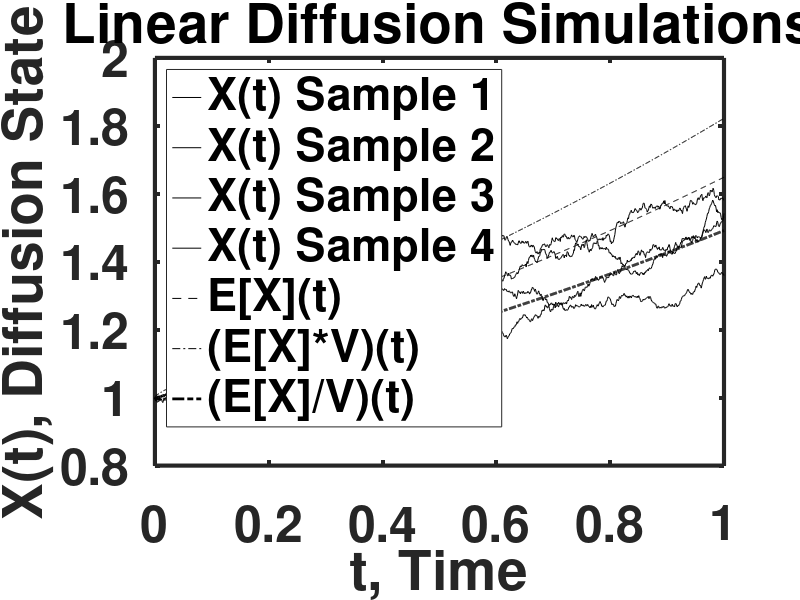

MATLAB code to generate this figure:
function linjumpdiff03fig1diff
% Book Illustration for Linear (Geometric)Jump Diffusion SDE RNG 
%   Simulation with constant coefficients for t in [0,1] 
%   with sample variation:
%        DX(t) = X(t)*(mu*Dt + sig*DW(t) + nu*DP(t),   
%            X(0) = x0.
%   Or log-state:
%        DY(t) = (mu-sig^2/2)*Dt + sig*DW(t) + log(1+nu)*DP(t),  
%       Y(0) = log(x0).
%   Generation is by summing Wiener increments DW of even spacing Dt
%     with Poisson jump increment added at correct time increment.
%   Sufficiently SMALL increments assumed, so zero-one jump law is
%       appropriate.
%   Allows Separate Driver Input and Special Jump 
%       or Diffusion Handling.
clc % clear variables, but must come before globals, 
    %    else clears globals too.
clf % clear figures
fprintf('\nfunction linjumpdiff03fig1 OutPut:');
%%% Initialize input to jdsimulator
N = 1000; T = 1.0; % Set initial time grid: Fixed Delta{t}.
mu = 0.5; sig = 0.10; nu = 0; lambda = 0; 
% set constant parameters.
%
jdsimulator(mu,sig,nu,lambda,N,T);
%
% END INPUT FOR JUMP-DIFFUSION SIMULATOR.
%%%%%%%%%%%%%%%%%%%%%%%%%%%%%%%%%%%%%%%%%%%%%%%%%%%%%%%%
function jdsimulator(mu,sig,nu,lambda,N,T)
idiff = 1; ijump = 1;
if sig == 0, idiff = 0; end
if nu == 0, ijump = 0; end
nfig = 0; % figure counter.
NI = N+1;  Dt = T/NI;
iv = 2; % iv=1 for *(1+/-sqrt(Var[X])) or iv=2 for *exp(+/-sqrt(Var[Y]).
sqrtdt = sqrt(Dt); % Set standard Wiener increment moments.
muddt = (mu - sig^2/2)*Dt; % Get Ito diffusion corrected drift term. 
lognu = log(1 + nu); % Get log of relative jump term amplitude.
% Begin Sample Path Calculation:
t = 0:Dt:T; kstates = 4; x0 = 1.0;
XS = zeros(NI+1,kstates); % declare global state vector.
for kstate = 1:kstates % Test Multiple Simulated Sample Paths:
    if idiff == 1
      randn('state',kstate-1); % Set initial normal state
                               %    for repeatability.
      DW = sqrtdt*randn(NI,1); % Generate normal random vector 
                               %    of N samples for DW(t).
    end
    if ijump == 1
      rand('state',kstate-1); % Set initial uniform state
                              %    for repeatability.
      DU = rand(NI,1); % Generate Uniform random vector of N 
                       %    DP(t) samples.
      ldt = lambda*Dt; % one jump prob.
      ul = (1-ldt)/2;  ur = (1+ldt)/2; % Set centered jump 
                                       %   probability thresholds,
    end
     XS(1,kstate) = x0; % Set initial state.
    % using centered part of uniform distribution 
    %     to avoid open end point bias.
    YS = zeros(1,NI+1); % Set initial exponent. 
    for i = 1:NI % Simulated Sample paths by Increment Accumulation:
        YS(i+1) = YS(i) + muddt;
        if idiff == 1, YS(i+1) = YS(i+1)+ sig*DW(i); end
        if ijump == 1
          if DU(i) <= ur && DU(i) >= ul % Get jump if prob. in [ul,ur]:
             YS(i+1) = YS(i+1) + lognu;
          end
        end
        XS(i+1,kstate) = x0*exp(YS(i+1));% Invert exponent to get state.
    end
end
% Compute Mean State Path and +/- One Std. Deviation:
XT(1) = x0; XB(1) = x0;
XM = zeros(1,NI+1); XM(1) = x0; % Set initial state mean.
XT = zeros(1,NI+1); XT(1) = x0; % Set initial state top spread.
XB = zeros(1,NI+1); XB(1) = x0; % Set initial state bottom spread.
muxexp = mu + lambda*nu; 
if iv == 1, sigxexp = sig^2 + lambda*nu^2; end
if iv == 2, sigyexp = sig^2 + lambda*(log(1+nu))^2; end
for i = 1:NI
    XM(i+1) = x0*exp(muxexp*t(i+1));
    if iv == 1
        V = sqrt(exp(sigxexp*t(i+1)) - 1);
        XT(i+1) = XM(i+1)*(1 + V);
        XB(i+1) = XM(i+1)*(1 - V);
    end
    if iv == 2
        V = exp(sqrt(sigyexp*t(i+1)));
        XT(i+1) = XM(i+1)*V;
        XB(i+1) = XM(i+1)/V;
    end
end
% Begin Plot:
nfig = nfig + 1;
kjd = 4 - 2*idiff - ijump;
NP = N + 2;
stitle = {'Linear Jump-Diffusion Simulations' ...
        ,'Linear Diffusion Simulations' ...
        ,'Linear Jump Simulations'};
sylabel = {'X(t), Jump-Diffusion State','X(t), Diffusion State' ...
        ,'X(t), Jump State'};
fprintf('\n\nFigure(%i):  Linear Jump-Diffusion Simulations\n',nfig)
figure(nfig)
scrsize = get(0,'ScreenSize'); % figure spacing for target screen
ss = [5.0,4.0,3.5]; % figure spacing factors
plot(t,XS(1:NP,1),'k-' ...
    ,t,XS(1:NP,2),'k-' ...
    ,t,XS(1:NP,3),'k-' ...
    ,t,XS(1:NP,4),'k-' ...
    ,t,XM(1:NP),'k--' ...
    ,t,XT(1:NP),'k-.' ...
    ,t,XB(1:NP),'k-.','LineWidth',2);
title(stitle(kjd)...
    ,'FontWeight','Bold','Fontsize',44);
ylabel(sylabel(kjd)...
    ,'FontWeight','Bold','Fontsize',44);
xlabel('t, Time'...
    ,'FontWeight','Bold','Fontsize',44);
if iv == 1
hlegend=legend('X(t) Sample 1','X(t) Sample 2','X(t) Sample 3'...
    ,'X(t) Sample 4','E[X](t)','(E[X]*(1+V))(t)','(E[X]*(1-V))(t)'...
    ,'Location','NorthWest');
end
if iv == 2
hlegend=legend('X(t) Sample 1','X(t) Sample 2','X(t) Sample 3'...
    ,'X(t) Sample 4','E[X](t)','(E[X]*V)(t)','(E[X]/V)(t)'...
    ,'Location','NorthWest');
end
set(hlegend,'Fontsize',36,'FontWeight','Bold');
set(gca,'Fontsize',36,'FontWeight','Bold','linewidth',3);
set(gcf,'Color','White','Position' ...
   ,[scrsize(3)/ss(nfig) 60 scrsize(3)*0.60 scrsize(4)*0.80]); %[l,b,w,h]
%
% End JDSimulator Code